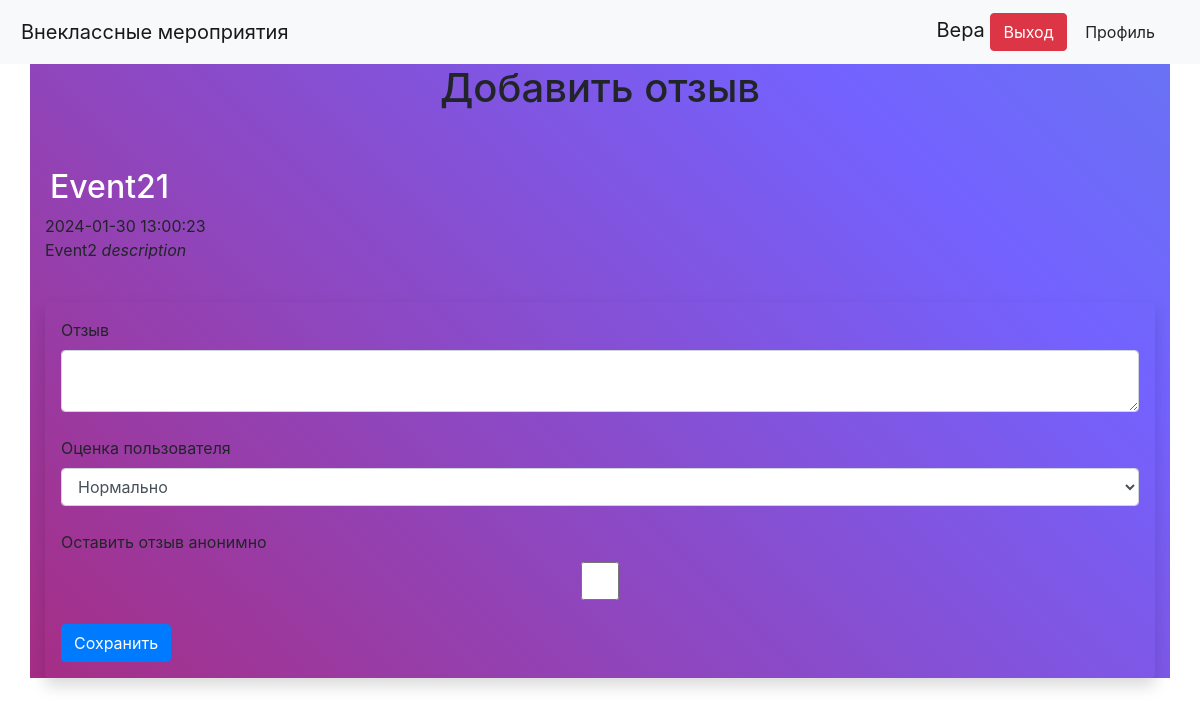
Page /events/2/feedbacks/add/ (signed in) on the committed database.
### data/users.py (models this page shows, shortened)
class User(SqlAlchemyBase, UserMixin):
    __tablename__ = 'users'
    id = db.Column(db.Integer, primary_key=True, autoincrement=True)
    name = db.Column(db.VARCHAR, nullable=True)
    email = db.Column(db.VARCHAR, index=True, unique=True, nullable=True)
    last_name = db.Column(db.VARCHAR, nullable=True)
    fathers_name = db.Column(db.VARCHAR, nullable=True)
    occupation = db.Column(db.VARCHAR, nullable=True)
    school_num = db.Column(db.VARCHAR, nullable=True)
    class_num = db.Column(db.VARCHAR, nullable=True)
    city = db.Column(db.VARCHAR, nullable=True)
    about = db.Column(db.VARCHAR, nullable=True)
    hashed_password = db.Column(db.VARCHAR, nullable=True)
    created_date = db.Column(db.DateTime, default=datetime.datetime.now)
    is_active = db.Column(db.CHAR, nullable=True)
    profile_picture = db.Column(db.VARCHAR, nullable=True)
    events = orm.relationship("Events", backref='event_poster')
    feedbacks = orm.relationship("Feedbacks", backref='feedback_poster')

### data/events.py (models this page shows)
class Events(SqlAlchemyBase):
    __tablename__ = 'events'
    id = db.Column(db.Integer, primary_key=True, autoincrement=True)
    title = db.Column(db.VARCHAR, nullable=False)
    description = db.Column(db.VARCHAR, nullable=False)
    event_picture = db.Column(db.VARCHAR, nullable=True)
    event_date_time = db.Column(db.DateTime, default=datetime.datetime.now)
    created_date = db.Column(db.DateTime, default=datetime.datetime.now)
    poster_id = db.Column(db.Integer, db.ForeignKey("users.id"))
    category_id = db.Column(db.Integer, db.ForeignKey("categories.id"))
    feedbacks = orm.relationship("Feedbacks", backref='event')

### main.py (the view, shortened to what this page needs)
@app.route('/events/<int:event_id>/feedbacks/add/', methods=['GET', 'POST'])
def add_feedback(event_id):
    form = FeedbackForm()
    db_sess = db_session.create_session()
    event = db_sess.query(Events).filter(Events.id == event_id).first()
    return render_template("add_feedback.html", form=form, event=event)

### forms/feedback.py
class FeedbackForm(FlaskForm):
    feedback = TextAreaField("Отзыв", validators=[DataRequired()])
    user_score = SelectField("Оценка пользователя", choices=[(2, 'Нормально'), (3, 'Неплохо'), (4, 'Хорошо'), (5, 'Великолепно')])
    is_anonymous = BooleanField("Оставить отзыв анонимно")
    submit = SubmitField('Сохранить')

### data/db_session.py (called while the page is built)
def create_session() -> Session:
    global __factory
    return __factory()

### main.py (called while the page is built)
@login_manager.user_loader
def load_user(user_id):
    db_sess = db_session.create_session()
    return db_sess.query(User).get(user_id)

### templates/add_feedback.html (shortened to what this page needs)
{% extends "base.html" %}
{% block content %}
{% if current_user.is_authenticated %}
	<h1>Добавить отзыв</h1>
	<br/>
<h2><a href="{{ url_for('event', id=event.id)}}">{{ event.title }}</a></h2>
{{ event.event_date_time }}
{{ event.description|safe }}
	<div class="shadow p-3 mb-5 bg-body rounded">
		<form action="" method="POST">
			{{ form.feedback.label(class="form-label") }}
			{{ form.feedback(class="form-control") }}
			<br/>
			{{ form.user_score.label(class="form-label") }}
			{{ form.user_score(class="form-control") }}
			<br/>
			{{ form.is_anonymous.label(class="form-label") }}
			{{ form.is_anonymous(class="form-control") }}
			<br/>
			{{ form.submit(class="btn btn-primary") }}
		</form>
	</div>
{% else %}
	<h2> Для создания мероприятия необходимо войти в систему...</h2>
	<a href="{{ url_for('login') }}">Вход в систему</a>
{% endif %}
{% endblock %}

### templates/base.html (shortened to what this page needs)
<!doctype html>
<html lang="en">
<head>
    <link rel="stylesheet"
          href="https://stackpath.bootstrapcdn.com/bootstrap/4.4.1/css/bootstrap.min.css"
>
    <link rel="stylesheet" type="text/css" href="{{url_for('static', filename='css/style.css')}}" />
    <link rel="stylesheet" type="text/css" href="{{url_for('static', filename='css/style_maps.css')}}" />
    <link rel="stylesheet" type="text/css" href="{{url_for('static', filename='css/style_def.css')}}" />
    <link rel="stylesheet" type="text/css" href="{{url_for('static', filename='css/info.css')}}" />
</head>
<body>
<header>
    <nav class="navbar navbar-light bg-light">
        <a class="navbar-brand" href="/">Внеклассные мероприятия</a>
        <div class="navbar-brand">
        {% if current_user.is_authenticated %}
                {{ current_user.name }}
                <a class="btn btn-danger" href="/logout" >Выход</a>
                <a class="btn" href="/profile" >Профиль</a>
        {% else %}
                <a class="btn btn-primary" href="/register">Зарегистрироваться</a>
                <a class="btn btn-success" href="/login">Войти</a>
        {% endif %}
        </div>
    </nav>
</header>
<main role="main" class="container">
    {% block content %}{% endblock %}
</main>
</body>
</html>

### static/css/style.css (style rules this page uses)
.container { height: 100%; width: 100%; background: linear-gradient(45deg, #d2001a, #7462ff, #23d5ab); background-size: 300% 300%; animation: color 12s ease-in-out infinite; }
a { color: #FFF; }

### static/css/style_maps.css (style rules this page uses)
a { text-align: center; padding: 5px; }
h1 { text-align: center; }

### static/css/style_def.css (style rules this page uses)
* { margin: 0; }

### rows in the picture
User: name "Вера"
Events: title "Event21", event_date_time "2024-01-30 13:00:23", description "Event2 description"
